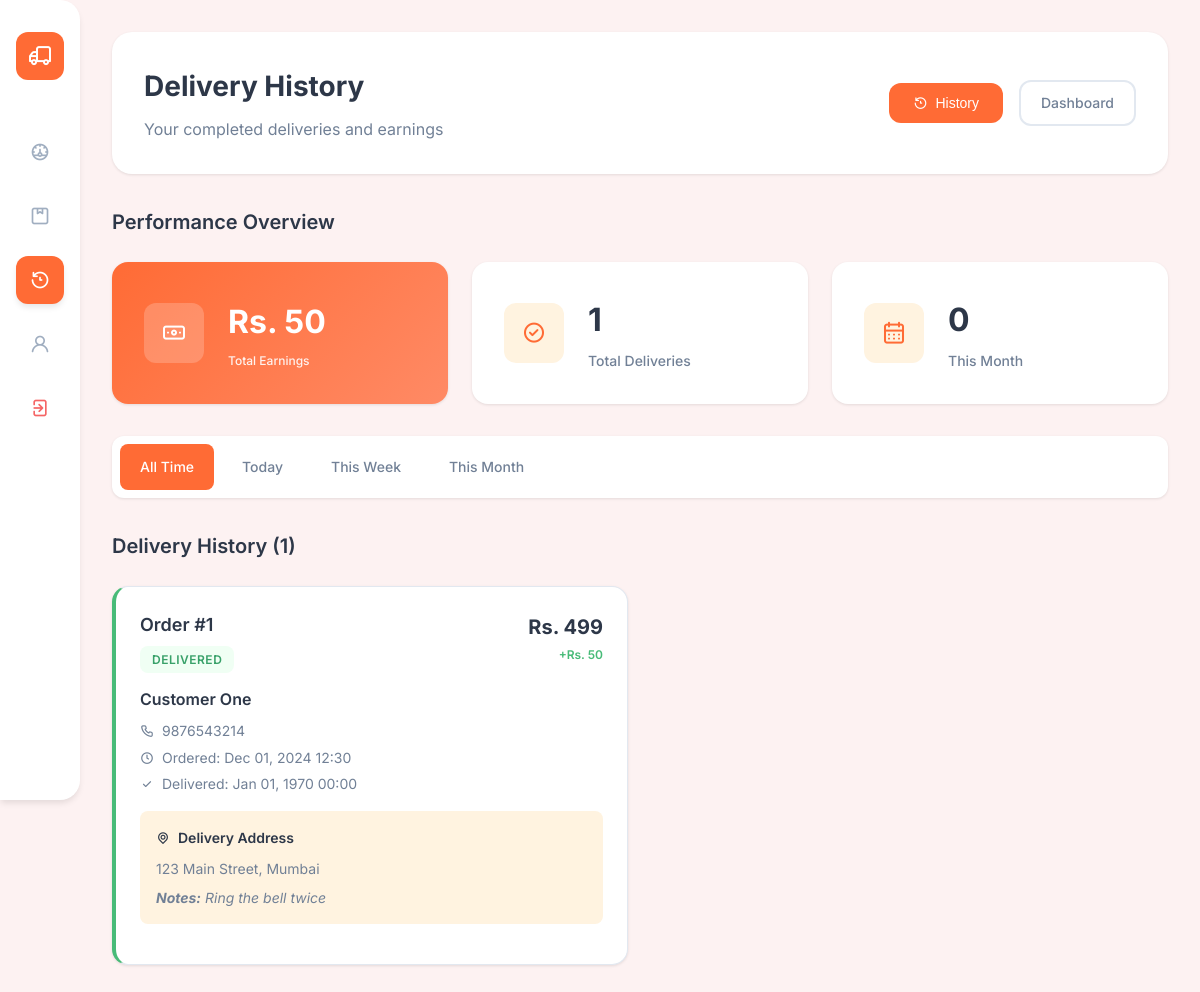
The app's page /delivery/history.php (signed in) with its own data.
### tables this page shows
CREATE TABLE IF NOT EXISTS orders (
    id INT AUTO_INCREMENT PRIMARY KEY,
    customer_id INT NOT NULL,
    staff_id INT NULL,
    delivery_id INT NULL,
    total_amount DECIMAL(10,2) NOT NULL,
    status ENUM('pending', 'confirmed', 'preparing', 'ready', 'out_for_delivery', 'delivered', 'cancelled') DEFAULT 'pending',
    delivery_address TEXT NOT NULL,
    phone VARCHAR(20) NOT NULL,
    notes TEXT,
    order_date TIMESTAMP DEFAULT CURRENT_TIMESTAMP,
    delivery_date TIMESTAMP NULL,
    FOREIGN KEY (customer_id) REFERENCES users(id),
    FOREIGN KEY (staff_id) REFERENCES users(id),
    FOREIGN KEY (delivery_id) REFERENCES users(id)
);

CREATE TABLE IF NOT EXISTS users (
    id INT AUTO_INCREMENT PRIMARY KEY,
    name VARCHAR(100) NOT NULL,
    email VARCHAR(100) UNIQUE NOT NULL,
    password VARCHAR(255) NOT NULL,
    phone VARCHAR(20),
    address TEXT,
    role ENUM('customer', 'staff', 'admin', 'delivery') DEFAULT 'customer',
    created_at TIMESTAMP DEFAULT CURRENT_TIMESTAMP,
    updated_at TIMESTAMP DEFAULT CURRENT_TIMESTAMP ON UPDATE CURRENT_TIMESTAMP
);

### delivery/history.php (the view, shortened to what this page needs)
<?php
$database = new Database();
$db = $database->getConnection();
$history_query = "SELECT o.*, u.name as customer_name, u.phone as customer_phone
                 FROM orders o
                 JOIN users u ON o.customer_id = u.id
                 WHERE o.delivery_id = ? AND o.status = 'delivered'
                 ORDER BY o.delivery_date DESC";
$history_stmt = $db->prepare($history_query);
$history_stmt->execute([getUserId()]);
$delivery_history = $history_stmt->fetchAll(PDO::FETCH_ASSOC);
$stats = [];
$total_deliveries_query = "SELECT COUNT(*) as count FROM orders WHERE delivery_id = ? AND status = 'delivered'";
$total_deliveries_stmt = $db->prepare($total_deliveries_query);
$total_deliveries_stmt->execute([getUserId()]);
$stats['total_deliveries'] = $total_deliveries_stmt->fetch(PDO::FETCH_ASSOC)['count'];
$month_deliveries_query = "SELECT COUNT(*) as count FROM orders WHERE delivery_id = ? AND status = 'delivered' AND MONTH(delivery_date) = MONTH(CURDATE()) AND YEAR(delivery_date) = YEAR(CURDATE())";
$month_deliveries_stmt = $db->prepare($month_deliveries_query);
$month_deliveries_stmt->execute([getUserId()]);
$stats['month_deliveries'] = $month_deliveries_stmt->fetch(PDO::FETCH_ASSOC)['count'];
$stats['total_earnings'] = $stats['total_deliveries'] * 50;
$date_filter = $_GET['date'] ?? '';
$filtered_history = $delivery_history;
?>
<!DOCTYPE html>
<html lang="en">
<head>
    <link rel="stylesheet" href="https://unicons.iconscout.com/release/v4.0.0/css/line.css">
    <link rel="stylesheet" href="../assets/css/delivery-modern.css">
</head>
<body>
    <div class="app-container">
        <aside class="sidebar">
            <div class="sidebar-header">
                <div class="logo">
                    <div class="logo-icon">
                        <i class="uil uil-truck"></i>
                    </div>
                </div>
            </div>
            <nav class="sidebar-nav">
                <a href="dashboard.php" class="nav-item">
                    <i class="uil uil-dashboard"></i>
                </a>
                <a href="deliveries.php" class="nav-item">
                    <i class="uil uil-package"></i>
                </a>
                <a href="history.php" class="nav-item active">
                    <i class="uil uil-history"></i>
                </a>
                <a href="profile.php" class="nav-item">
                    <i class="uil uil-user"></i>
                </a>
                <a href="../logout.php" class="nav-item logout">
                    <i class="uil uil-signout"></i>
                </a>
            </nav>
        </aside>
        <main class="main-content">
            <header class="header">
                <div class="header-content">
                    <div class="welcome-section">
                        <h1>Delivery History</h1>
                        <p>Your completed deliveries and earnings</p>
                    </div>
                    <div class="header-actions">
                        <button class="btn-primary">
                            <i class="uil uil-history"></i>
                            History
                        </button>
                        <a href="dashboard.php" class="btn-secondary">Dashboard</a>
                    </div>
                </div>
            </header>
            <section class="stats-section">
                <h2>Performance Overview</h2>
                <div class="stats-grid">
                    <div class="stat-card earnings">
                        <div class="stat-icon">
                            <i class="uil uil-money-bill"></i>
                        </div>
                        <div class="stat-content">
                            <h3>Rs. <?php echo number_format($stats['total_earnings'], 0); ?></h3>
                            <p>Total Earnings</p>
                        </div>
                    </div>
                    <div class="stat-card">
                        <div class="stat-icon">
                            <i class="uil uil-check-circle"></i>
                        </div>
                        <div class="stat-content">
                            <h3><?php echo $stats['total_deliveries']; ?></h3>
                            <p>Total Deliveries</p>
                        </div>
                    </div>
                    <div class="stat-card">
                        <div class="stat-icon">
                            <i class="uil uil-calendar-alt"></i>
                        </div>
                        <div class="stat-content">
                            <h3><?php echo $stats['month_deliveries']; ?></h3>
                            <p>This Month</p>
                        </div>
                    </div>
                </div>
            </section>
            <section class="filter-section">
                <div class="filter-tabs">
                    <a href="history.php" class="filter-tab <?php echo $date_filter == '' ? 'active' : ''; ?>">
                        All Time
                    </a>
                    <a href="history.php?date=today" class="filter-tab <?php echo $date_filter == 'today' ? 'active' : ''; ?>">
                        Today
                    </a>
                    <a href="history.php?date=week" class="filter-tab <?php echo $date_filter == 'week' ? 'active' : ''; ?>">
                        This Week
                    </a>
                    <a href="history.php?date=month" class="filter-tab <?php echo $date_filter == 'month' ? 'active' : ''; ?>">
                        This Month
                    </a>
                </div>
            </section>
            <section class="deliveries-section">
                <div class="section-header">
                    <h2>Delivery History (<?php echo count($filtered_history); ?>)</h2>
                </div>
                <?php if (empty($filtered_history)): ?>
                    <div class="empty-state">
                        <div class="empty-icon">
                            <i class="uil uil-history"></i>
                        </div>
                        <h3>No delivery history</h3>
                        <p>No completed deliveries found for the selected period.</p>
                    </div>
                <?php else: ?>
                    <div class="orders-grid">
                        <?php foreach ($filtered_history as $order): ?>
                            <div class="order-card completed">
                                <div class="order-header">
                                    <div class="order-info">
                                        <h3>Order #<?php echo $order['id']; ?></h3>
                                        <span class="status-badge status-delivered">
                                            Delivered
                                        </span>
                                    </div>
                                    <div class="order-amount">
                                        <span class="amount">Rs. <?php echo number_format($order['total_amount'], 0); ?></span>
                                        <span class="earnings">+Rs. 50</span>
                                    </div>
                                </div>
                                <div class="customer-info">
                                    <div class="customer-details">
                                        <h4><?php echo $order['customer_name']; ?></h4>
                                        <p><i class="uil uil-phone"></i> <?php echo $order['customer_phone']; ?></p>
                                        <p><i class="uil uil-clock"></i> Ordered: <?php echo date('M d, Y H:i', strtotime($order['order_date'])); ?></p>
                                        <p><i class="uil uil-check"></i> Delivered: <?php echo date('M d, Y H:i', strtotime($order['delivery_date'])); ?></p>
                                    </div>
                                </div>
                                <div class="delivery-address">
                                    <h5><i class="uil uil-location-point"></i> Delivery Address</h5>
                                    <p><?php echo $order['delivery_address']; ?></p>
                                    <?php if ($order['notes']): ?>
                                        <p class="notes"><strong>Notes:</strong> <?php echo $order['notes']; ?></p>
                                    <?php endif; ?>
                                </div>
                            </div>
                        <?php endforeach; ?>
                    </div>
                <?php endif; ?>
            </section>
        </main>
    </div>
</body>
</html>

### records on screen
orders: id "1", total_amount "499", customer.name "Customer One", customer.phone "9876543214", order_date "Dec 01, 2024 12:30", delivery_date "Jan 01, 1970 00:00", delivery_address "123 Main Street, Mumbai", notes "Ring the bell twice"

### other values on screen
$stats['total_earnings'] "50"
$stats['total_deliveries'] "1"
$stats['month_deliveries'] "0"
count($filtered_history) "1"
